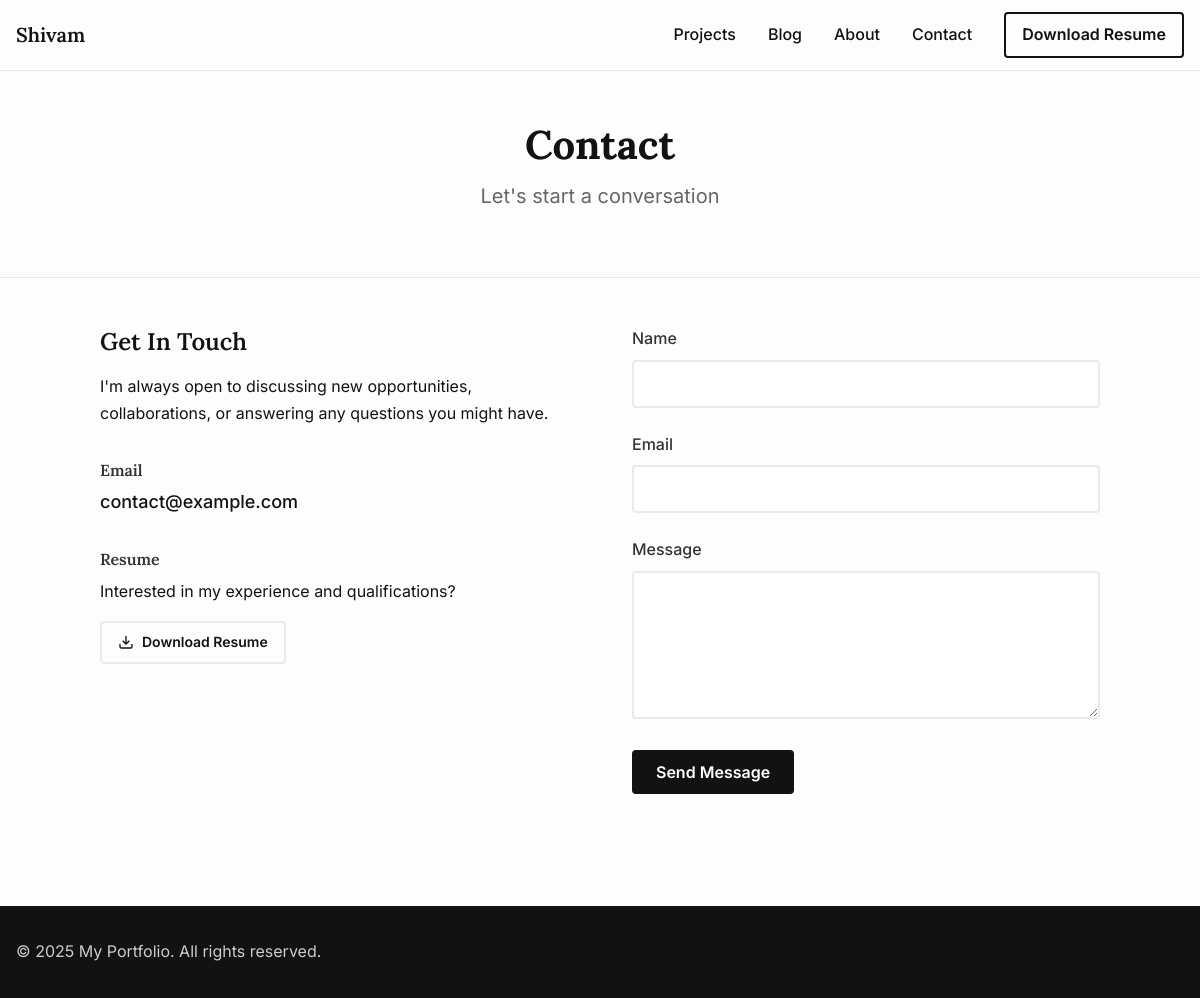
The app's page /contact/, older data.
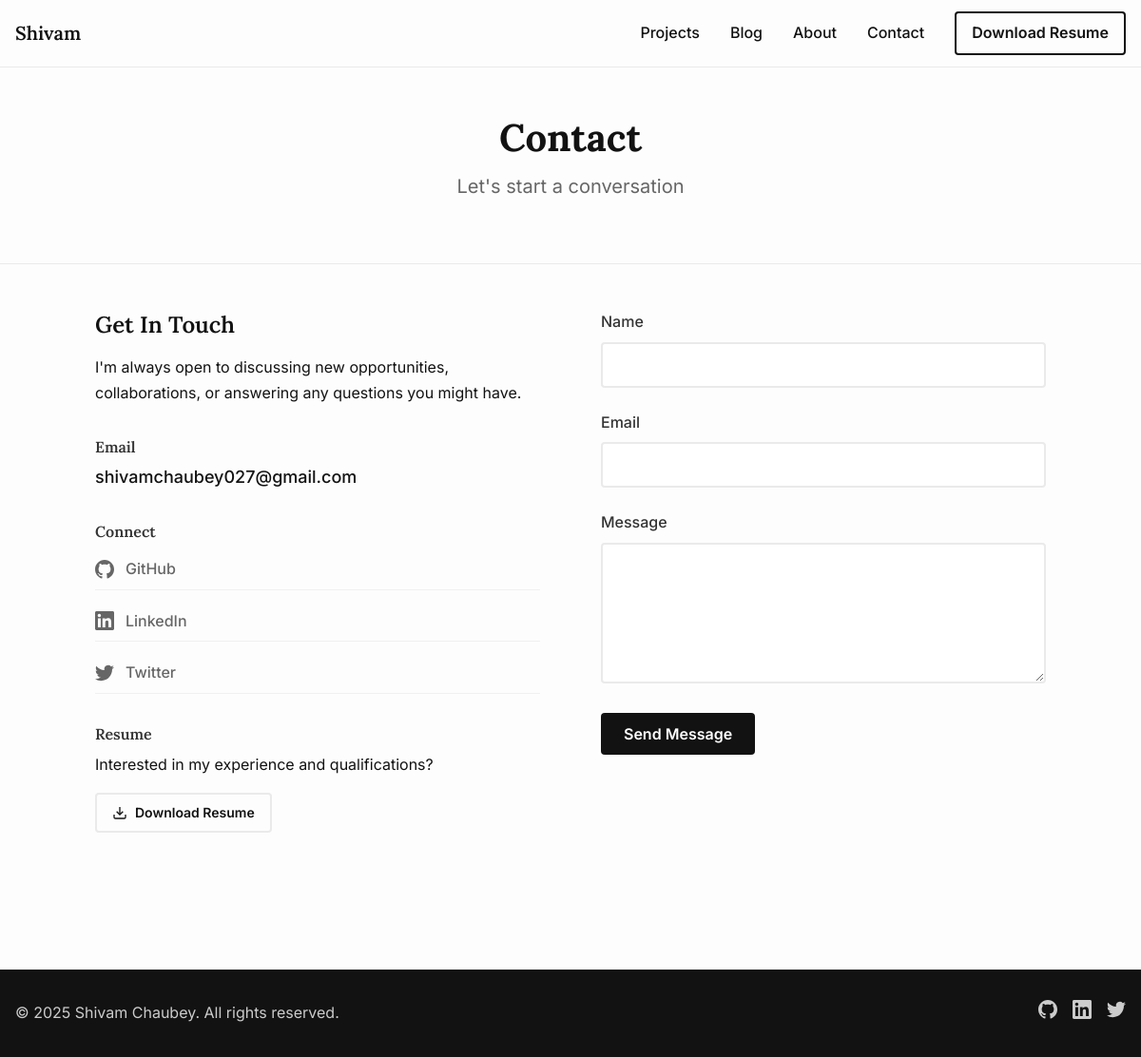
The same page, newer data.
### portfolio/models.py (models this page shows, shortened)
class SiteSettings(models.Model):
    site_title = models.CharField(max_length=100, default="Shivam Chaubey")
    navbar_title = models.CharField(max_length=50, default="Shivam", help_text="Text for navbar brand")
    hero_title = models.CharField(max_length=100, default="Hi, I am Shivam", help_text="Main hero section title")
    author_name = models.CharField(max_length=100, default="Shivam Chaubey", help_text="Author name for blog posts")
    tagline = models.CharField(max_length=200,
                              default="Software Developer & Creative Technologist")
    bio_short = models.TextField(max_length=500,
                                help_text="Brief bio for homepage hero section")
    bio_long = RichTextUploadingField(help_text="Detailed bio for about page")
    profile_image = models.ImageField(upload_to='profile/', blank=True, null=True,
                                     help_text="Professional headshot")
    email = models.EmailField(help_text="Professional email address")
    github_url = models.URLField(blank=True, help_text="GitHub profile URL")
    linkedin_url = models.URLField(blank=True, help_text="LinkedIn profile URL")
    twitter_url = models.URLField(blank=True, help_text="Twitter/X profile URL")
    meta_description = models.TextField(max_length=160, blank=True,
                                       help_text="Site description for search engines")
    created_at = models.DateTimeField(auto_now_add=True)
    updated_at = models.DateTimeField(auto_now=True)
    class Meta:
        verbose_name = "Site Settings"
        verbose_name_plural = "Site Settings"

### portfolio/views.py (the view, shortened to what this page needs)
# urls.py: path('contact/', views.contact, name='contact'),
def contact(request):
    site_settings = get_site_settings()
    success_message = None
    error_message = None
    context = {
        'site_settings': site_settings,
        'success_message': success_message,
        'error_message': error_message,
    }
    return render(request, 'portfolio/contact.html', context)

### templates/portfolio/contact.html (shortened to what this page needs)
{% extends 'base.html' %}
{% load static %}
{% block content %}
<section class="page-header">
    <div class="container">
        <h1 class="page-title">Contact</h1>
        <p class="page-subtitle">Let's start a conversation</p>
    </div>
</section>
<section class="contact-content">
    <div class="container">
        <div class="contact-layout">
            <div class="contact-info">
                <div class="contact-section">
                    <h3>Get In Touch</h3>
                    <p>I'm always open to discussing new opportunities, collaborations, or answering any questions you might have.</p>
                </div>
                <div class="contact-section">
                    <h4>Email</h4>
                    <a href="mailto:{{ site_settings.email }}" class="contact-link">
                        {{ site_settings.email }}
                    </a>
                </div>
                {% if site_settings.github_url or site_settings.linkedin_url or site_settings.twitter_url %}
                <div class="contact-section">
                    <h4>Connect</h4>
                    <div class="social-links-list">
                        {% if site_settings.github_url %}
                            <a href="{{ site_settings.github_url }}" target="_blank" rel="noopener noreferrer"
                               class="social-link">
                                GitHub
                            </a>
                        {% endif %}
                        {% if site_settings.linkedin_url %}
                            <a href="{{ site_settings.linkedin_url }}" target="_blank" rel="noopener noreferrer"
                               class="social-link">
                                LinkedIn
                            </a>
                        {% endif %}
                        {% if site_settings.twitter_url %}
                            <a href="{{ site_settings.twitter_url }}" target="_blank" rel="noopener noreferrer"
                               class="social-link">
                                Twitter
                            </a>
                        {% endif %}
                    </div>
                </div>
                {% endif %}
                <div class="contact-section">
                    <h4>Resume</h4>
                    <p>Interested in my experience and qualifications?</p>
                    <a href="{% url 'download_resume' %}" class="btn btn-outline btn-small">
                        <svg width="16" height="16" viewBox="0 0 24 24" fill="none" stroke="currentColor" stroke-width="2">
                            <path d="M21 15v4a2 2 0 0 1-2 2H5a2 2 0 0 1-2-2v-4"/>
                            <polyline points="7,10 12,15 17,10"/>
                            <line x1="12" y1="15" x2="12" y2="3"/>
                        </svg>
                        Download Resume
                    </a>
                </div>
            </div>
            <div class="contact-form">
                {% if success_message %}
                    <div class="form-success">
                        <svg width="24" height="24" viewBox="0 0 24 24" fill="none" stroke="currentColor" stroke-width="2">
                            <polyline points="20,6 9,17 4,12"/>
                        </svg>
                        <p>{{ success_message }}</p>
                    </div>
                {% else %}
        <form method="post" class="contact-form" autocomplete="off">
            <div class="form-group">
                <label for="name">Name</label>
                <input type="text" id="name" name="name" required>
            </div>
            <div class="form-group">
                <label for="email">Email</label>
                <input type="email" id="email" name="email" required>
            </div>
            <div class="form-group">
                <label for="message">Message</label>
                <textarea id="message" name="message" rows="6" required></textarea>
            </div>
            <button type="submit" class="btn btn-primary">Send Message</button>
        </form>
                {% endif %}
            </div>
        </div>
    </div>
</section>
{% endblock %}

### templates/base.html (shortened to what this page needs)
<!DOCTYPE html>
<html lang="en">
<head>
    {% load static %}
    <link rel="stylesheet" href="{% static 'css/style.css' %}">
</head>
<body>
    <nav class="navbar">
        <div class="nav-container">
            <a href="{% url 'index' %}" class="nav-brand">{{ site_settings.navbar_title }}</a>
            <div class="nav-menu" id="nav-menu">
                <a href="{% url 'projects' %}" class="nav-link">Projects</a>
                <a href="{% url 'blog_list' %}" class="nav-link">Blog</a>
                <a href="{% url 'about' %}" class="nav-link">About</a>
                <a href="{% url 'contact' %}" class="nav-link">Contact</a>
                <a href="{% url 'download_resume' %}" class="nav-link resume-btn">Download Resume</a>
            </div>
        </div>
    </nav>
    <main class="main-content">
        {% block content %}{% endblock %}
    </main>
    <footer class="footer">
        <div class="footer-container">
            <div class="footer-content">
                <p>&copy; {% now "Y" %} {{ site_settings.site_title }}. All rights reserved.</p>
                <div class="social-links">
                    {% if site_settings.github_url %}
                        <a href="{{ site_settings.github_url }}" target="_blank" rel="noopener noreferrer" aria-label="GitHub">
                        </a>
                    {% endif %}
                    {% if site_settings.linkedin_url %}
                        <a href="{{ site_settings.linkedin_url }}" target="_blank" rel="noopener noreferrer" aria-label="LinkedIn">
                        </a>
                    {% endif %}
                    {% if site_settings.twitter_url %}
                        <a href="{{ site_settings.twitter_url }}" target="_blank" rel="noopener noreferrer" aria-label="Twitter">
                        </a>
                    {% endif %}
                </div>
            </div>
        </div>
    </footer>
</body>
</html>

Row changes from the older to the newer data that the page shows:
changed SiteSettings "Shivam": email "contact@example.com" → "shivamchaubey027@gmail.com"; site_title "My Portfolio" → "Shivam Chaubey"
Text that changed along with them:
text now shown: "Connect GitHub LinkedIn Twitter"
